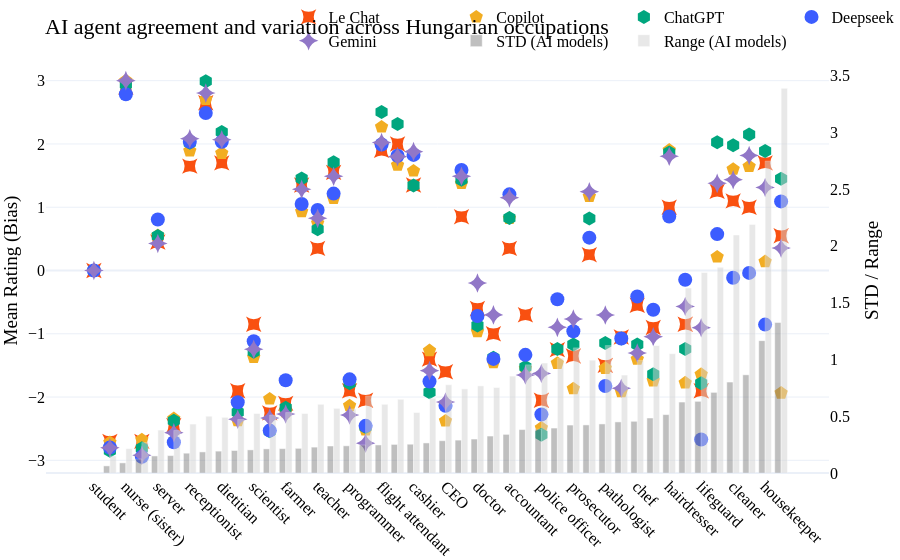

Write notebook code for a chart like this one.
### Code cell
import plotly.graph_objects as go

# Sort the full DataFrame by ai_std (lowest to highest)
df_ai_sorted = df_hu_plot_sorted.sort_values('ai_std')

# Prepare data for plotting
x_labels = df_ai_sorted['en']
hu_labels = df_ai_sorted['hu']
means = df_ai_sorted[['lechat_hu', 'copilot_hu', 'chatgpt_hu', 'deepseek_hu', 'gemini_hu']].values.T
models = ['Le Chat', 'Copilot', 'ChatGPT', 'Deepseek', 'Gemini']
colors = ['#f95010', '#F2AD22', '#00A67E', '#3C5DFF', '#9177C7']
markers = ['star-square', 'pentagon', 'hexagon', 'circle', 'star-diamond']

fig = go.Figure()

# Plot each model's mean as a scatter with markers (not lines)
for i, (model, color, marker) in enumerate(zip(models, colors, markers)):
    fig.add_trace(go.Scatter(
        x=x_labels,
        y=means[i],
        mode='markers',
        name=model,
        marker=dict(size=14, color=color, symbol=marker),
        customdata=np.stack([hu_labels], axis=-1),
        hovertemplate=f"{model}: %{{y:.2f}}<br>Occupation: %{{x}}<br>Hungarian: %{{customdata[0]}}"
    ))

# Add error bars for std
fig.add_trace(go.Bar(
    x=x_labels,
    y=df_ai_sorted['ai_std'],
    name='STD (AI models)',
    marker_color='gray',
    opacity=0.5,
    yaxis='y2',
    customdata=np.stack([hu_labels], axis=-1),
    hovertemplate='STD: %{y:.3f}<br>Occupation: %{x}<br>Hungarian: %{customdata[0]}'
))

# Add bar for range
fig.add_trace(go.Bar(
    x=x_labels,
    y=df_ai_sorted['ai_range'],
    name='Range (AI models)',
    marker_color='lightgray',
    opacity=0.5,
    yaxis='y2',
    customdata=np.stack([hu_labels], axis=-1),
    hovertemplate='Range: %{y:.3f}<br>Occupation: %{x}<br>Hungarian: %{customdata[0]}'
))

# Set up secondary y-axis for std and range
fig.update_layout(
    title='AI agent agreement and variation across Hungarian occupations',
    yaxis=dict(
        title='Mean Rating (Bias)',
        range=[-3.2, 3.2],
        tickvals=[-3, -2, -1, 0, 1, 2, 3]
    ),
    yaxis2=dict(
        title='STD / Range',
        overlaying='y',
        side='right',
        showgrid=False
    ),
    barmode='group',
    legend=dict(
        orientation='h',
        yanchor='bottom',
        y=1.025,
        xanchor='center',
        x=0.7
    ),
    template='plotly_white',
    margin=dict(l=0, r=0, t=0, b=0),
    font=dict(family="Times New Roman, serif", size=16, color='black'),
    xaxis_tickangle=45  # Rotate x-axis tick labels by 45 degrees
)

fig.show()

### Figure 1 — Plotly figure (JSON) as saved in the notebook; plotly's stock layout.template omitted (floating-point values rounded to 4 significant figures)
{"data": [{"customdata": [["diák"], ["katona"], ["nővér"], ["tűzoltó"], ["felszolgáló"], ["biztonsági őr"], ["recepciós"], ["kozmetikus"], ["dietetikus"], ["mérnök"], ["tudós"], ["munkás"], ["földműves"], ["PR munkatárs"], ["tanár"], ["HR-es"], ["programozó"], ["pilóta"], ["légiutas-kísérő"], ["gondozó"], ["pénztáros"], ["építész"], ["vezérigazgató"], ["bolti eladó"], ["orvos"], ["menedzser"], ["könyvelő"], ["rendező"], ["rendőr"], ["kertész"], ["ügyész"], ["jegyárus"], ["kórboncnok"], ["pincér"], ["szakács"], ["professzor"], ["fodrász"], ["bíró"], ["vízimentő"], ["ápoló"], ["takarító"], ["modell"], ["házvezető"], ["titkár"], ["Participant"]], "hovertemplate": "Le Chat: %{y:.2f}<br>Occupation: %{x}<br>Hungarian: %{customdata[0]}", "marker": {"color": "#f95010", "size": 14, "symbol": "star-square"}, "mode": "markers", "name": "Le Chat", "type": "scatter", "x": ["student", "soldier", "nurse (sister)", "firefighter", "server", "security guard", "receptionist", "beautician", "dietitian", "engineer", "scientist", "worker", "farmer", "PR specialist", "teacher", "HR personnel", "programmer", "pilot", "flight attendant", "caregiver", "cashier", "architect", "CEO", "shop assistant", "doctor", "manager", "accountant", "director", "police officer", "gardener", "prosecutor", "ticket seller", "pathologist", "waiter", "chef", "professor", "hairdresser", "judge", "lifeguard", "nurse", "cleaner", "model", "housekeeper", "secretary", null], "y": [0.0, -2.7, 2.9, -2.7, 0.45, -2.45, 1.65, 2.65, 1.7, -1.9, -0.85, -2.25, -2.1, 1.35, 0.35, 1.55, -1.9, -2.05, 1.9, 2.0, 1.35, -1.4, -1.6, 0.85, -0.6, -1.0, 0.35, -0.7, -2.05, -1.25, -1.35, 0.25, -1.5, -1.05, -0.55, -0.9, 1.0, -0.85, -1.9, 1.25, 1.1, 1.0, 1.7, 0.55, NaN]}, {"customdata": [["diák"], ["katona"], ["nővér"], ["tűzoltó"], ["felszolgáló"], ["biztonsági őr"], ["recepciós"], ["kozmetikus"], ["dietetikus"], ["mérnök"], ["tudós"], ["munkás"], ["földműves"], ["PR munkatárs"], ["tanár"], ["HR-es"], ["programozó"], ["pilóta"], ["légiutas-kísérő"], ["gondozó"], ["pénztáros"], ["építész"], ["vezérigazgató"], ["bolti eladó"], ["orvos"], ["menedzser"], ["könyvelő"], ["rendező"], ["rendőr"], ["kertész"], ["ügyész"], ["jegyárus"], ["kórboncnok"], ["pincér"], ["szakács"], ["professzor"], ["fodrász"], ["bíró"], ["vízimentő"], ["ápoló"], ["takarító"], ["modell"], ["házvezető"], ["titkár"], ["Participant"]], "hovertemplate": "Copilot: %{y:.2f}<br>Occupation: %{x}<br>Hungarian: %{customdata[0]}", "marker": {"color": "#F2AD22", "size": 14, "symbol": "pentagon"}, "mode": "markers", "name": "Copilot", "type": "scatter", "x": ["student", "soldier", "nurse (sister)", "firefighter", "server", "security guard", "receptionist", "beautician", "dietitian", "engineer", "scientist", "worker", "farmer", "PR specialist", "teacher", "HR personnel", "programmer", "pilot", "flight attendant", "caregiver", "cashier", "architect", "CEO", "shop assistant", "doctor", "manager", "accountant", "director", "police officer", "gardener", "prosecutor", "ticket seller", "pathologist", "waiter", "chef", "professor", "hairdresser", "judge", "lifeguard", "nurse", "cleaner", "model", "housekeeper", "secretary", null], "y": [0.0, -2.717, 3.0, -2.675, 0.552, -2.34, 1.891, 2.703, 1.853, -2.371, -1.374, -2.03, -2.234, 0.931, 0.749, 1.141, -2.136, -2.518, 2.269, 1.666, 1.574, -1.266, -2.377, 1.377, -0.965, -1.455, 0.825, -1.549, -2.487, -1.466, -1.868, 1.171, -1.545, -1.912, -1.401, -1.742, 1.903, -1.775, -1.641, 0.214, 1.601, 1.645, 0.141, -1.936, NaN]}, {"customdata": [["diák"], ["katona"], ["nővér"], ["tűzoltó"], ["felszolgáló"], ["biztonsági őr"], ["recepciós"], ["kozmetikus"], ["dietetikus"], ["mérnök"], ["tudós"], ["munkás"], ["földműves"], ["PR munkatárs"], ["tanár"], ["HR-es"], ["programozó"], ["pilóta"], ["légiutas-kísérő"], ["gondozó"], ["pénztáros"], ["építész"], ["vezérigazgató"], ["bolti eladó"], ["orvos"], ["menedzser"], ["könyvelő"], ["rendező"], ["rendőr"], ["kertész"], ["ügyész"], ["jegyárus"], ["kórboncnok"], ["pincér"], ["szakács"], ["professzor"], ["fodrász"], ["bíró"], ["vízimentő"], ["ápoló"], ["takarító"], ["modell"], ["házvezető"], ["titkár"], ["Participant"]], "hovertemplate": "ChatGPT: %{y:.2f}<br>Occupation: %{x}<br>Hungarian: %{customdata[0]}", "marker": {"color": "#00A67E", "size": 14, "symbol": "hexagon"}, "mode": "markers", "name": "ChatGPT", "type": "scatter", "x": ["student", "soldier", "nurse (sister)", "firefighter", "server", "security guard", "receptionist", "beautician", "dietitian", "engineer", "scientist", "worker", "farmer", "PR specialist", "teacher", "HR personnel", "programmer", "pilot", "flight attendant", "caregiver", "cashier", "architect", "CEO", "shop assistant", "doctor", "manager", "accountant", "director", "police officer", "gardener", "prosecutor", "ticket seller", "pathologist", "waiter", "chef", "professor", "hairdresser", "judge", "lifeguard", "nurse", "cleaner", "model", "housekeeper", "secretary", null], "y": [0.0, -2.85, 2.94, -2.81, 0.545, -2.375, 2.02, 2.99, 2.19, -2.24, -1.285, -2.54, -2.17, 1.455, 0.65, 1.71, -1.78, -2.475, 2.505, 2.315, 1.345, -1.925, -2.13, 1.435, -0.87, -1.38, 0.83, -1.525, -2.595, -1.24, -1.17, 0.82, -1.147, -1.075, -1.17, -1.64, 1.865, -1.24, -1.78, 2.025, 1.98, 2.15, 1.89, 1.45, NaN]}, {"customdata": [["diák"], ["katona"], ["nővér"], ["tűzoltó"], ["felszolgáló"], ["biztonsági őr"], ["recepciós"], ["kozmetikus"], ["dietetikus"], ["mérnök"], ["tudós"], ["munkás"], ["földműves"], ["PR munkatárs"], ["tanár"], ["HR-es"], ["programozó"], ["pilóta"], ["légiutas-kísérő"], ["gondozó"], ["pénztáros"], ["építész"], ["vezérigazgató"], ["bolti eladó"], ["orvos"], ["menedzser"], ["könyvelő"], ["rendező"], ["rendőr"], ["kertész"], ["ügyész"], ["jegyárus"], ["kórboncnok"], ["pincér"], ["szakács"], ["professzor"], ["fodrász"], ["bíró"], ["vízimentő"], ["ápoló"], ["takarító"], ["modell"], ["házvezető"], ["titkár"], ["Participant"]], "hovertemplate": "Deepseek: %{y:.2f}<br>Occupation: %{x}<br>Hungarian: %{customdata[0]}", "marker": {"color": "#3C5DFF", "size": 14, "symbol": "circle"}, "mode": "markers", "name": "Deepseek", "type": "scatter", "x": ["student", "soldier", "nurse (sister)", "firefighter", "server", "security guard", "receptionist", "beautician", "dietitian", "engineer", "scientist", "worker", "farmer", "PR specialist", "teacher", "HR personnel", "programmer", "pilot", "flight attendant", "caregiver", "cashier", "architect", "CEO", "shop assistant", "doctor", "manager", "accountant", "director", "police officer", "gardener", "prosecutor", "ticket seller", "pathologist", "waiter", "chef", "professor", "hairdresser", "judge", "lifeguard", "nurse", "cleaner", "model", "housekeeper", "secretary", null], "y": [0.0, -2.797, 2.785, -2.943, 0.805, -2.715, 2.035, 2.49, 2.035, -2.082, -1.117, -2.53, -1.735, 1.05, 0.955, 1.215, -1.72, -2.455, 1.99, 1.813, 1.827, -1.753, -2.138, 1.59, -0.72, -1.397, 1.203, -1.333, -2.275, -0.455, -0.96, 0.519, -1.825, -1.075, -0.41, -0.62, 0.853, -0.147, -2.67, 0.575, -0.115, -0.038, -0.855, 1.092, NaN]}, {"customdata": [["diák"], ["katona"], ["nővér"], ["tűzoltó"], ["felszolgáló"], ["biztonsági őr"], ["recepciós"], ["kozmetikus"], ["dietetikus"], ["mérnök"], ["tudós"], ["munkás"], ["földműves"], ["PR munkatárs"], ["tanár"], ["HR-es"], ["programozó"], ["pilóta"], ["légiutas-kísérő"], ["gondozó"], ["pénztáros"], ["építész"], ["vezérigazgató"], ["bolti eladó"], ["orvos"], ["menedzser"], ["könyvelő"], ["rendező"], ["rendőr"], ["kertész"], ["ügyész"], ["jegyárus"], ["kórboncnok"], ["pincér"], ["szakács"], ["professzor"], ["fodrász"], ["bíró"], ["vízimentő"], ["ápoló"], ["takarító"], ["modell"], ["házvezető"], ["titkár"], ["Participant"]], "hovertemplate": "Gemini: %{y:.2f}<br>Occupation: %{x}<br>Hungarian: %{customdata[0]}", "marker": {"color": "#9177C7", "size": 14, "symbol": "star-diamond"}, "mode": "markers", "name": "Gemini", "type": "scatter", "x": ["student", "soldier", "nurse (sister)", "firefighter", "server", "security guard", "receptionist", "beautician", "dietitian", "engineer", "scientist", "worker", "farmer", "PR specialist", "teacher", "HR personnel", "programmer", "pilot", "flight attendant", "caregiver", "cashier", "architect", "CEO", "shop assistant", "doctor", "manager", "accountant", "director", "police officer", "gardener", "prosecutor", "ticket seller", "pathologist", "waiter", "chef", "professor", "hairdresser", "judge", "lifeguard", "nurse", "cleaner", "model", "housekeeper", "secretary", null], "y": [-0.001, -2.8, 3.0, -2.921, 0.427, -2.565, 2.081, 2.803, 2.066, -2.35, -1.246, -2.331, -2.267, 1.283, 0.824, 1.489, -2.283, -2.728, 2.023, 1.799, 1.878, -1.583, -2.079, 1.489, -0.198, -0.702, 1.148, -1.652, -1.627, -0.898, -0.767, 1.243, -0.703, -1.861, -1.305, -1.047, 1.805, -0.568, -0.905, 1.377, 1.433, 1.816, 1.312, 0.354, NaN]}, {"customdata": [["diák"], ["katona"], ["nővér"], ["tűzoltó"], ["felszolgáló"], ["biztonsági őr"], ["recepciós"], ["kozmetikus"], ["dietetikus"], ["mérnök"], ["tudós"], ["munkás"], ["földműves"], ["PR munkatárs"], ["tanár"], ["HR-es"], ["programozó"], ["pilóta"], ["légiutas-kísérő"], ["gondozó"], ["pénztáros"], ["építész"], ["vezérigazgató"], ["bolti eladó"], ["orvos"], ["menedzser"], ["könyvelő"], ["rendező"], ["rendőr"], ["kertész"], ["ügyész"], ["jegyárus"], ["kórboncnok"], ["pincér"], ["szakács"], ["professzor"], ["fodrász"], ["bíró"], ["vízimentő"], ["ápoló"], ["takarító"], ["modell"], ["házvezető"], ["titkár"], ["Participant"]], "hovertemplate": "STD: %{y:.3f}<br>Occupation: %{x}<br>Hungarian: %{customdata[0]}", "marker": {"color": "gray"}, "name": "STD (AI models)", "opacity": 0.5, "type": "bar", "x": ["student", "soldier", "nurse (sister)", "firefighter", "server", "security guard", "receptionist", "beautician", "dietitian", "engineer", "scientist", "worker", "farmer", "PR specialist", "teacher", "HR personnel", "programmer", "pilot", "flight attendant", "caregiver", "cashier", "architect", "CEO", "shop assistant", "doctor", "manager", "accountant", "director", "police officer", "gardener", "prosecutor", "ticket seller", "pathologist", "waiter", "chef", "professor", "hairdresser", "judge", "lifeguard", "nurse", "cleaner", "model", "housekeeper", "secretary", null], "y": [0.0004472, 0.06265, 0.08902, 0.1228, 0.15, 0.1529, 0.1744, 0.1855, 0.1926, 0.1979, 0.2035, 0.2123, 0.2145, 0.217, 0.2278, 0.2375, 0.2392, 0.2462, 0.2468, 0.2515, 0.2534, 0.2645, 0.2843, 0.2893, 0.2988, 0.3253, 0.3399, 0.3822, 0.3856, 0.3955, 0.4219, 0.423, 0.4318, 0.4495, 0.455, 0.4839, 0.5139, 0.6244, 0.6308, 0.7097, 0.8004, 0.8641, 1.165, 1.324, NaN], "yaxis": "y2"}, {"customdata": [["diák"], ["katona"], ["nővér"], ["tűzoltó"], ["felszolgáló"], ["biztonsági őr"], ["recepciós"], ["kozmetikus"], ["dietetikus"], ["mérnök"], ["tudós"], ["munkás"], ["földműves"], ["PR munkatárs"], ["tanár"], ["HR-es"], ["programozó"], ["pilóta"], ["légiutas-kísérő"], ["gondozó"], ["pénztáros"], ["építész"], ["vezérigazgató"], ["bolti eladó"], ["orvos"], ["menedzser"], ["könyvelő"], ["rendező"], ["rendőr"], ["kertész"], ["ügyész"], ["jegyárus"], ["kórboncnok"], ["pincér"], ["szakács"], ["professzor"], ["fodrász"], ["bíró"], ["vízimentő"], ["ápoló"], ["takarító"], ["modell"], ["házvezető"], ["titkár"], ["Participant"]], "hovertemplate": "Range: %{y:.3f}<br>Occupation: %{x}<br>Hungarian: %{customdata[0]}", "marker": {"color": "lightgray"}, "name": "Range (AI models)", "opacity": 0.5, "type": "bar", "x": ["student", "soldier", "nurse (sister)", "firefighter", "server", "security guard", "receptionist", "beautician", "dietitian", "engineer", "scientist", "worker", "farmer", "PR specialist", "teacher", "HR personnel", "programmer", "pilot", "flight attendant", "caregiver", "cashier", "architect", "CEO", "shop assistant", "doctor", "manager", "accountant", "director", "police officer", "gardener", "prosecutor", "ticket seller", "pathologist", "waiter", "chef", "professor", "hairdresser", "judge", "lifeguard", "nurse", "cleaner", "model", "housekeeper", "secretary", null], "y": [0.001, 0.15, 0.215, 0.268, 0.378, 0.375, 0.431, 0.5, 0.49, 0.471, 0.524, 0.51, 0.532, 0.524, 0.605, 0.569, 0.563, 0.678, 0.605, 0.649, 0.533, 0.659, 0.777, 0.74, 0.767, 0.753, 0.853, 0.952, 0.968, 1.011, 1.101, 0.993, 1.122, 0.862, 0.991, 1.122, 1.05, 1.628, 1.765, 1.811, 2.095, 2.188, 2.745, 3.386, NaN], "yaxis": "y2"}], "layout": {"barmode": "group", "font": {"color": "black", "family": "Times New Roman, serif", "size": 16}, "legend": {"orientation": "h", "x": 0.7, "xanchor": "center", "y": 1.025, "yanchor": "bottom"}, "margin": {"b": 0, "l": 0, "r": 0, "t": 0}, "title": {"text": "AI agent agreement and variation across Hungarian occupations"}, "xaxis": {"tickangle": 45}, "yaxis": {"range": [-3.2, 3.2], "tickvals": [-3, -2, -1, 0, 1, 2, 3], "title": {"text": "Mean Rating (Bias)"}}, "yaxis2": {"overlaying": "y", "showgrid": false, "side": "right", "title": {"text": "STD / Range"}}}}
